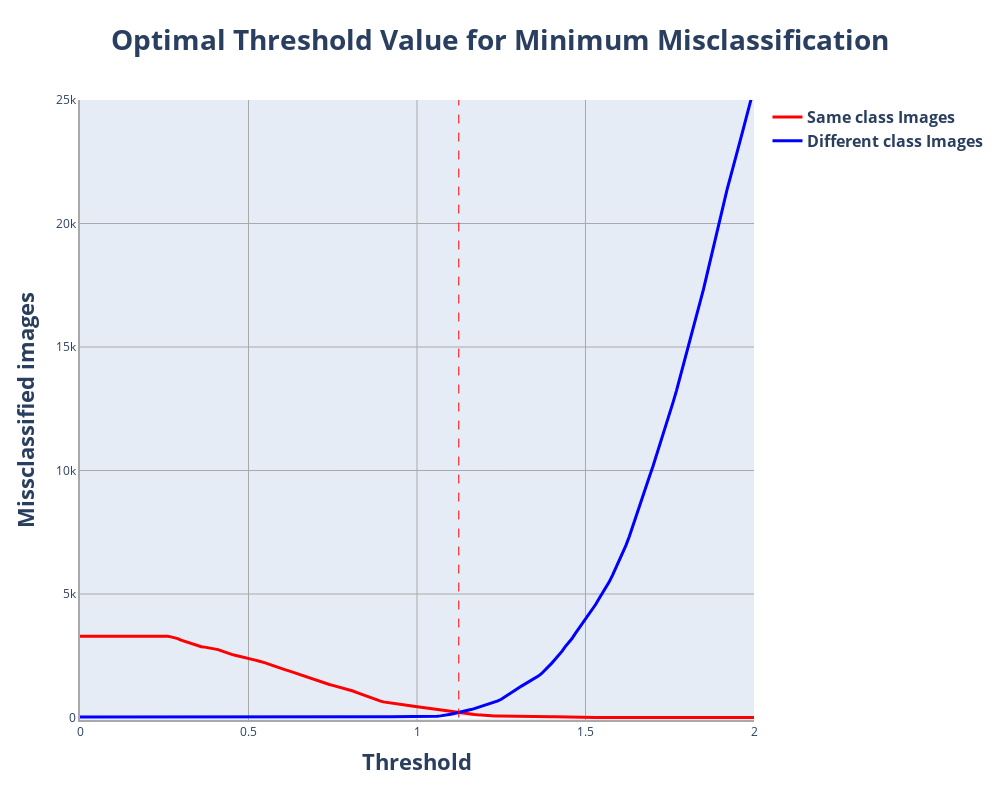

The notebook cell this image was saved under:
### Code cell
import plotly.graph_objects as go

# create trace for the first line
trace1 = go.Scatter(x=my_list, y=same, mode='lines', name='<b>Same class Images</b>', line=dict(color='red', width=3))

# create trace for the second line
trace2 = go.Scatter(x=my_list, y=different, mode='lines', name='<b>Different class Images</b>', line=dict(color='blue', width=3))

# create the figure object and add both traces
fig = go.Figure()
fig.add_trace(trace1)
fig.add_trace(trace2)

# set the x-axis range to -1 to 1 and y-axis range to -100 to 2500
fig.update_xaxes(range=[0, 2])
fig.update_yaxes(range=[-100, 25000])

# find the intersection point of the two lines
intersection_point = my_list[same.index(max(same))]

# add a vertical line at x=0.2
fig.add_shape(type='line', x0=1.124, x1=1.124,
              y0=0, y1=max(final),
              line=dict(color='red', width=1, dash='dash'),
              name='Intersection of both')


fig.update_layout(
    title={
        'text': '<b>Optimal Threshold Value for Minimum Misclassification</b>',
        'x': 0.5,
        'xanchor': 'center',
        'font': {'size': 28}  
    },
    xaxis_title='<b>Threshold</b>',
    yaxis_title='<b>Missclassified images</b>',
    xaxis=dict(showgrid=True, gridwidth=1, gridcolor='DarkGray', linecolor='DarkGray', linewidth=2, 
               title_font={'size': 22}),
    yaxis=dict(showgrid=True, gridwidth=1, gridcolor='DarkGray', linecolor='DarkGray', linewidth=2,
               title_font={'size': 22}),
    legend=dict(font=dict(size=16)),  # set the legend font size to 16
    showlegend=True,
    height=800,  # set the height to 800 pixels
    width=1000,  # set the width to 1000 pixels
)

# display the plot
fig.show()

### Figure 1 — Plotly figure (JSON) as saved in the notebook; plotly's stock layout.template omitted (floating-point values rounded to 4 significant figures; data arrays with more than 128 entries replaced by an {"elided": "..."} marker saying what was removed)
{"data": [{"line": {"color": "red", "width": 3}, "mode": "lines", "name": "<b>Same class Images</b>", "type": "scatter", "x": {"elided": "601 float values"}, "y": {"elided": "601 int values"}}, {"line": {"color": "blue", "width": 3}, "mode": "lines", "name": "<b>Different class Images</b>", "type": "scatter", "x": {"elided": "601 float values"}, "y": {"elided": "601 int values"}}], "layout": {"height": 800, "legend": {"font": {"size": 16}}, "shapes": [{"line": {"color": "red", "dash": "dash", "width": 1}, "name": "Intersection of both", "type": "line", "x0": 1.124, "x1": 1.124, "y0": 0, "y1": 36641}], "showlegend": true, "title": {"font": {"size": 28}, "text": "<b>Optimal Threshold Value for Minimum Misclassification</b>", "x": 0.5, "xanchor": "center"}, "width": 1000, "xaxis": {"gridcolor": "DarkGray", "gridwidth": 1, "linecolor": "DarkGray", "linewidth": 2, "range": [0, 2], "showgrid": true, "title": {"font": {"size": 22}, "text": "<b>Threshold</b>"}}, "yaxis": {"gridcolor": "DarkGray", "gridwidth": 1, "linecolor": "DarkGray", "linewidth": 2, "range": [-100, 25000], "showgrid": true, "title": {"font": {"size": 22}, "text": "<b>Missclassified images</b>"}}}}
